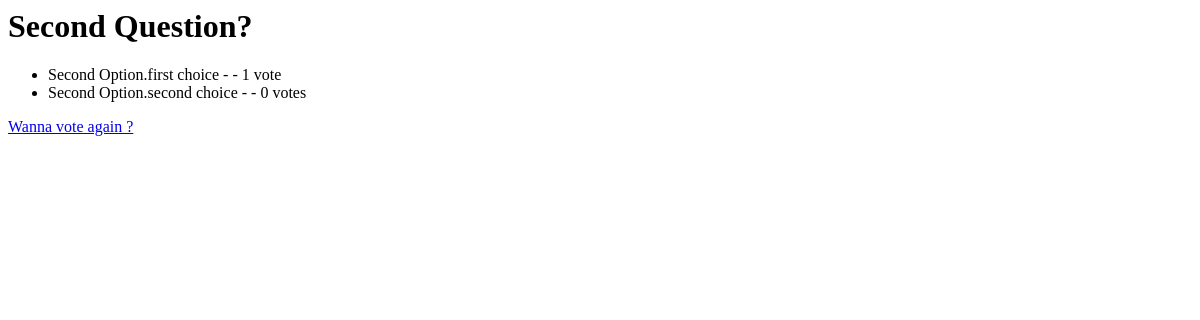
The page /polls/2/results/ on the database as committed earlier.
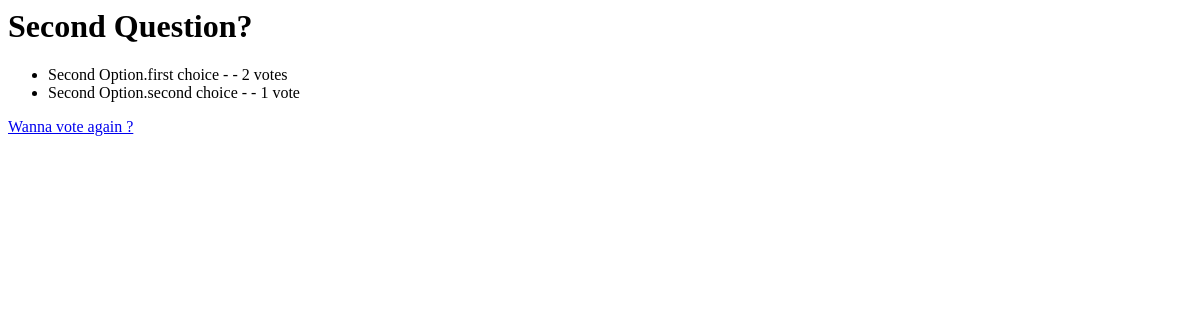
The same page on the database as committed later.
### polls/models.py (models this page shows, shortened)
class Choice(models.Model):
    question = models.ForeignKey(Question,on_delete=models.CASCADE)
    choice_text = models.CharField(max_length=250)
    votes = models.IntegerField(default=0)

### polls/views.py (the view)
# urls.py: path("<int:pk>/results/", views.ResultsView.as_view(template_name="polls/results.html"), name="results"),
class ResultsView(generic.DetailView):
    model = Question
    template_name: "polls/results.html"

### polls/templates/polls/results.html
<h1> {{ question.question_text}} </h1>
<ul>
{% for choice  in question.choice_set.all  %}
    <li> {{ choice.choice_text }} - - {{ choice.votes }} vote{{choice.votes|pluralize}} </li>
{% endfor %}
</ul>
<a href="{% url 'polls:index' %}"> Wanna vote again ? </a>

Rows that differ between the two databases and show on the page:
changed Choice "Second Option.first choice": votes "1" → "2"
changed Choice "Second Option.second choice": votes "0" → "1"
